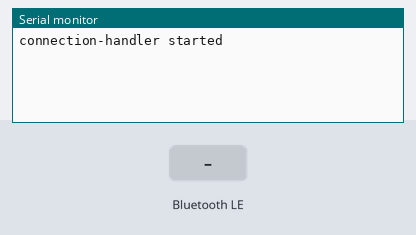
Bench run of a sketch on a simulated ESP32. Shown: the last lines printed to the serial monitor. The test bench sets the inputs (shaded band). Nothing arrives over Bluetooth unless stated; a phone connects over Bluetooth LE 3 s after start.

Above: at 1.2 s.
1.3 s: Bluetooth LE write "1" received
At 2.2 s:
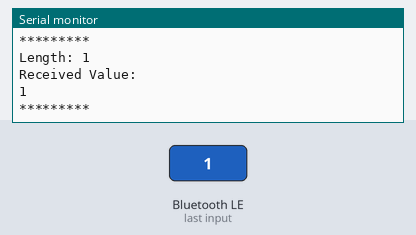
2.8 s: Bluetooth LE write "0" received
At 3.3 s:
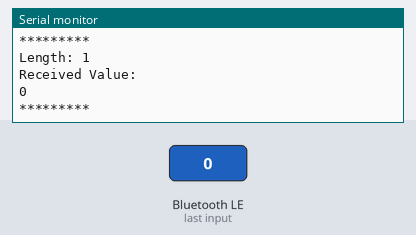
4.3 s: Bluetooth LE write "2" received
At 5.7 s:
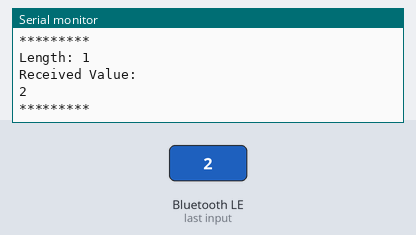

Measured:
- after the input at 1.3 s, the serial monitor: prints a new line after 0.05 s (image 1)
- after the input at 2.8 s, the serial monitor: prints a new line after 0.05 s (image 2)
- after the input at 4.3 s, the serial monitor: prints a new line after 0.05 s (image 3)

The sketch:

MobilityGATTDemo.ino
```cpp
#include <Arduino.h>
#include <ArduinoJson.h>
#include <freertos/FreeRTOS.h>
#include <freertos/event_groups.h>
#include <sstream>
#include "ble_service.h"

#define MASK(x) (1 << x)

#define EVT_FLAG_CONNECTED MASK(0)
#define EVT_FLAG_DISCONNECTED MASK(1)
#define EVT_CMD_GET_SAMPLES MASK(2)
EventGroupHandle_t eventFlags = xEventGroupCreate();

AppBLEService bleService;
StaticJsonBuffer<128> JSONBuffer;
// Terrible, no good way of doing clock synchronization
long syncTimestamp = 0;
// Would you think of thread safety!
bool hasSync = false;

void setup() {
    Serial.begin(115200);

    bleService.onClientConnected([] () {
        xEventGroupSetBits(eventFlags, EVT_FLAG_CONNECTED);
    });
    bleService.onClientDisconnected([] () {
        xEventGroupSetBits(eventFlags, EVT_FLAG_DISCONNECTED);
    });
    bleService.onDataReceived([] (std::string rxValue) {
        if (rxValue.length() > 0) {
            Serial.println("*********");
            Serial.printf("Length: %d\r\n", rxValue.length());
            Serial.print("Received Value:\r\n");
            Serial.print(rxValue.c_str());
            Serial.println();
            Serial.println("*********");
        }
        if (rxValue.find("APP_GET_SAMPLES") != std::string::npos) {
            xEventGroupSetBits(eventFlags, EVT_CMD_GET_SAMPLES);
        }
        if (rxValue.find("APP_ALIVE") != std::string::npos) {
            const char *buf = rxValue.c_str();
            JsonObject& msg = JSONBuffer.parseObject(buf);
            if (!msg.success()) {
                Serial.println("APP_ALIVE parse failed");
            }
            else {
                int ts = msg["ts"];
                syncTimestamp = ts;
                hasSync = true;
            }
            JSONBuffer.clear();
        }
    });
    bleService.start("Mobility Mk 1");

    xTaskCreate(taskConnectionHandler, "connection-handler", 3 * 1024, nullptr, tskIDLE_PRIORITY, nullptr);
}

// TODO: Output message queueing
void transmitKeepalive(int timestamp) {
    std::ostringstream buffer;
    buffer << "{\"type\":\"DEVICE_ALIVE\",\"ts\":" << timestamp << "}\r\n";
    bleService.writeData(buffer.str());
}

// Simulates the device transmitting samples to the app
void transmitSamples(int timestamp) {
    std::ostringstream buffer;
    buffer << "{\"type\":\"DEVICE_SAMPLES\",\"ts\":" << timestamp << ",\"payload\":[";
    for (int i = 10; i >= 0; i--) {
        int roundId = timestamp - timestamp % 60 - i * 60;
        buffer << "{\"roundId\":" << roundId << ",\"deviceId\":\"11:22:33:44:55:66\",\"roundDataType\":\"METRIC_ROUND_DATA\",\"distanceDriven\":230.54}";
        if (i > 0) {
            buffer << ",";
        }
    }
    buffer << "]}\r\n";
    bleService.writeData(buffer.str());
}

#define NOT_CONNECTED 0
#define CONNECTED 1
#define KEEPALIVE_PERIOD 10
void taskConnectionHandler(void *params) {
    Serial.println("connection-handler started");
    int state = NOT_CONNECTED;
    int keepaliveTimer = KEEPALIVE_PERIOD;
    int timestampTimer = 0;
    while (true) {
        auto evt = xEventGroupWaitBits(
            eventFlags,
            EVT_FLAG_CONNECTED | EVT_FLAG_DISCONNECTED | EVT_CMD_GET_SAMPLES,
            pdTRUE,
            pdFALSE,
            100
        );
        if (hasSync && abs(syncTimestamp - timestampTimer) >= 2) {
            Serial.printf("Setting timestamp (currently %d) to %d\n", timestampTimer, syncTimestamp);
            timestampTimer = syncTimestamp;
            hasSync = false;
        }
        switch (state) {
            case NOT_CONNECTED:
                if (evt & EVT_FLAG_CONNECTED) {
                    state = CONNECTED;
                    transmitSamples(1234);
                }
                break;
            case CONNECTED:
                if (evt & EVT_FLAG_DISCONNECTED) {
                    state = NOT_CONNECTED;
                    timestampTimer = 0;
                }
                else {
                    keepaliveTimer--;
                    if (keepaliveTimer == 0) {
                        keepaliveTimer = KEEPALIVE_PERIOD;
                        timestampTimer++;
                        if (timestampTimer % 30 == 0) {
                            Serial.printf("syncTimestamp is %d\n", syncTimestamp);
                            transmitKeepalive(timestampTimer);
                        }
                    }
                    if (evt & EVT_CMD_GET_SAMPLES) {
                        transmitSamples(timestampTimer);
                    }
                }
                break;
        }
    }
}

void loop() {
}
```

ble_service.cpp
```cpp
#include <Arduino.h>
#include <BLEDevice.h>
#include <BLE2902.h>
#include <string>
#include <memory>
#include "ble_service.h"

// Custom service UUID for socket-like semantics. Keep in mind the MTU
// is about 600 bytes; this service will not send more than 512 in one
// message.
#define SERVICE_UUID           "19e1b670-3e07-43f2-8056-0c01c019cf78"

// Characteristic for receiving data from the app.
#define CHARACTERISTIC_UUID_RX "19e1b671-3e01-43f2-8056-0c01c019cf78"

// Characteristic for sending data to the app.
#define CHARACTERISTIC_UUID_TX "19e1b672-3e07-43f2-8056-0c01c019cf78"

// Characteristic notifying the app of how many messages are pending.
// The app can at any point READ this characteristic to get the
// length of the message queue. The app can ask the device to NOTIFY
// it, in which case the device will NOTIFY the app if there are NEW
// messages added to the queue.
#define CHARACTERISTIC_UUID_NF "19e1b673-3e07-43f2-8056-0c01c019cf78"

class MyBLEServerCallbacks : public BLEServerCallbacks {
    private:
    AppBLEService *mService;

    public:
    MyBLEServerCallbacks(AppBLEService *service) : mService(service) {}

    void onConnect(BLEServer *server) {
        if (mService->onClientConnectedCallback != nullptr) {
            mService->onClientConnectedCallback();
        }
    }

    void onDisconnect(BLEServer *server) {
        server->startAdvertising();
        if (mService->onClientDisconnectedCallback != nullptr) {
            mService->onClientDisconnectedCallback();
        }
    }
};

#define ATT_MTU 512
class RxCharacteristicCallbacks : public BLECharacteristicCallbacks {
    private:
    AppBLEService *mService;
    std::string curMsg;
    int pos;

    public:
    RxCharacteristicCallbacks(AppBLEService *service) :
        mService(service),
        curMsg(""),
        pos(0) {}

    void onWrite(BLECharacteristic* pCharacteristic) {
        // TODO: Buffer input until a terminal \r\n is found.
        if (mService->onDataReceivedCallback != nullptr) {
            mService->onDataReceivedCallback(pCharacteristic->getValue());
        }
    }

    void onRead(BLECharacteristic *pCharacteristic) {
        // This is called by the app. On each invocation it will return
        // the next chunk of the current message. If the current message has been
        // fully transmitted, moves on to the next one. If the messages are
        // exhausted, sends empty string.
        if (curMsg == "") {
            if (mService->hasQueuedMessages()) {
                curMsg = mService->popMessage();
                pos = 0;
                // Note, this could technically notify too but notifying
                // waits on a semaphore that's already taken by this method,
                // causing a deadlock.
                // TODO: Set an event flag so that the notification can be sent
                // on the next tick. (Do we want this?)
                mService->updateNumMessages();
            }
            else {
                pCharacteristic->setValue("");
                return;
            }
        }

        auto chunk = curMsg.substr(pos, ATT_MTU);
        if (chunk.size() < ATT_MTU) {
            curMsg = "";
        }
        else {
            pos += ATT_MTU;
        }

        pCharacteristic->setValue(chunk);
    }
};

void AppBLEService::start(std::string deviceName) {
    // Create the BLE Device
    BLEDevice::init(deviceName);

    // Create the BLE Server
    mServer = BLEDevice::createServer();
    mServer->setCallbacks(new MyBLEServerCallbacks(this));

    // Create the BLE Service
    BLEService *pService = mServer->createService(SERVICE_UUID);

    // Create characteristics for sending data to the client
    mTxCharacteristic = pService->createCharacteristic(CHARACTERISTIC_UUID_TX,
                                                       BLECharacteristic::PROPERTY_READ);
    mNfCharacteristic = pService->createCharacteristic(CHARACTERISTIC_UUID_NF,
                                                       BLECharacteristic::PROPERTY_NOTIFY | BLECharacteristic::PROPERTY_READ);
    mNfCharacteristic->addDescriptor(new BLE2902());

    // Create characteristic for receiving data from the client
    BLECharacteristic *rxCharacteristic = pService->createCharacteristic(
        CHARACTERISTIC_UUID_RX, BLECharacteristic::PROPERTY_WRITE);

    auto characteristicCallbacks = new RxCharacteristicCallbacks(this);
    rxCharacteristic->setCallbacks(characteristicCallbacks);
    mTxCharacteristic->setCallbacks(characteristicCallbacks);

    // Start the service
    pService->start();

    // Start advertising
    auto advertisement = mServer->getAdvertising();
    auto advData = BLEAdvertisementData();
    advData.setCompleteServices(BLEUUID(SERVICE_UUID));
    advData.setName(deviceName);
    advertisement->setScanResponseData(advData);
    advertisement->start();
}

void AppBLEService::onClientConnected(std::function<void()> callback) {
    onClientConnectedCallback = callback;
}

void AppBLEService::onClientDisconnected(std::function<void()> callback) {
    onClientDisconnectedCallback = callback;
}

void AppBLEService::onDataReceived(std::function<void(std::string)> callback) {
    onDataReceivedCallback = callback;
}

#define MAX_MESSAGES 10
void AppBLEService::writeData(std::string data) {
    txBuffer.push_back(data);
    while (txBuffer.size() > MAX_MESSAGES) {
        txBuffer.erase(txBuffer.begin());
    }
    notifyNumMessages();
}

void AppBLEService::updateNumMessages() {
    int num = txBuffer.size();
    mNfCharacteristic->setValue(num);
}

void AppBLEService::notifyNumMessages() {
    updateNumMessages();
    mNfCharacteristic->notify();
}

bool AppBLEService::hasQueuedMessages() {
    return txBuffer.size() > 0;
}

std::string AppBLEService::popMessage() {
    if (!hasQueuedMessages()) {
        return "";
    }

    auto msg = txBuffer[0];
    txBuffer.erase(txBuffer.begin());
    return msg;
}
```

ble_service.h
```cpp
#include <BLEServer.h>
#include <BLECharacteristic.h>
#include <functional>
#include <string>
#include <vector>

#ifndef _BLE_SERVICE_H
#define _BLE_SERVICE_H

class MyBLEServerCallbacks;
class RxCharacteristicCallbacks;

class AppBLEService {
    public:
    void start(std::string deviceName);
    void onClientConnected(std::function<void()> callback);
    void onClientDisconnected(std::function<void()> callback);
    void onDataReceived(std::function<void(std::string)> callback);
    void writeData(std::string value);

    protected:
    friend class MyBLEServerCallbacks;
    friend class RxCharacteristicCallbacks;
    std::function<void()> onClientConnectedCallback;
    std::function<void()> onClientDisconnectedCallback;
    std::function<void(std::string)> onDataReceivedCallback;
    bool hasQueuedMessages();
    std::string popMessage();
    void updateNumMessages();
    void notifyNumMessages();

    private:
    BLEServer* mServer;
    BLECharacteristic* mTxCharacteristic;
    BLECharacteristic* mNfCharacteristic;
    std::vector<std::string> txBuffer;
};

#endif
```
